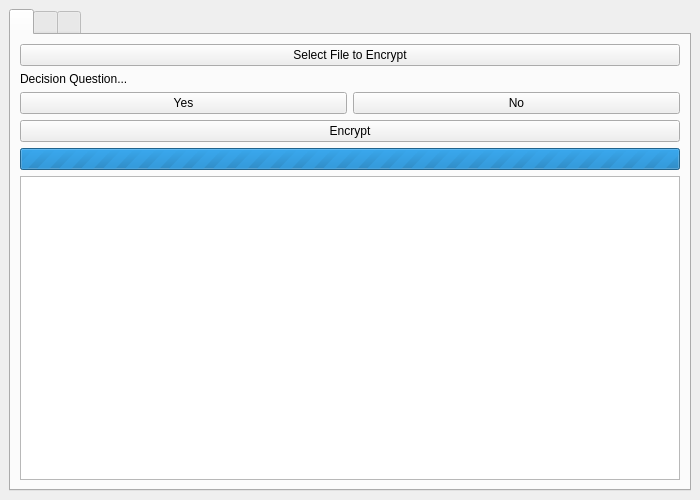
<?xml version="1.0" encoding="UTF-8"?>
<ui version="4.0">
 <class>MainWindow</class>
 <widget class="QMainWindow" name="MainWindow">
  <property name="geometry">
   <rect><x>0</x><y>0</y><width>700</width><height>500</height></rect>
  </property>
  <property name="windowTitle"><string>Secure File Encryption</string></property>
  <widget class="QWidget" name="centralwidget">
   <layout class="QVBoxLayout" name="vLayout">
    <item>
     <widget class="QTabWidget" name="tabWidget">

      <!-- Encrypt Tab -->
      <widget class="QWidget" name="encryptTab">
       <layout class="QVBoxLayout" name="encryptLayout">
        <item>
         <widget class="QPushButton" name="selectFileEncrypt">
          <property name="text"><string>Select File to Encrypt</string></property>
         </widget>
        </item>
        <item>
         <widget class="QLabel" name="questionEncrypt">
          <property name="text"><string>Decision Question...</string></property>
         </widget>
        </item>
        <item>
         <layout class="QHBoxLayout" name="answerButtonsEncrypt">
          <item>
           <widget class="QPushButton" name="yesEncrypt">
            <property name="text"><string>Yes</string></property>
           </widget>
          </item>
          <item>
           <widget class="QPushButton" name="noEncrypt">
            <property name="text"><string>No</string></property>
           </widget>
          </item>
         </layout>
        </item>
        <item>
         <widget class="QPushButton" name="encryptButton">
          <property name="text"><string>Encrypt</string></property>
         </widget>
        </item>
        <item>
         <widget class="QProgressBar" name="progressEncrypt">
          <property name="minimum"><number>0</number></property>
          <property name="maximum"><number>0</number></property>
          <property name="visible"><bool>false</bool></property>
         </widget>
        </item>
        <item>
         <widget class="QTextEdit" name="statusEncrypt">
          <property name="readOnly"><bool>true</bool></property>
         </widget>
        </item>
       </layout>
      </widget>

      <!-- Decrypt Tab -->
      <widget class="QWidget" name="decryptTab">
       <layout class="QVBoxLayout" name="decryptLayout">
        <item>
         <widget class="QPushButton" name="selectFileDecrypt">
          <property name="text"><string>Select File to Decrypt</string></property>
         </widget>
        </item>
        <item>
         <widget class="QPushButton" name="decryptButton">
          <property name="text"><string>Decrypt</string></property>
         </widget>
        </item>
        <item>
         <widget class="QProgressBar" name="progressDecrypt">
          <property name="minimum"><number>0</number></property>
          <property name="maximum"><number>0</number></property>
          <property name="visible"><bool>false</bool></property>
         </widget>
        </item>
        <item>
         <widget class="QTextEdit" name="statusDecrypt">
          <property name="readOnly"><bool>true</bool></property>
         </widget>
        </item>
       </layout>
      </widget>

      <!-- Compare Tab -->
      <widget class="QWidget" name="compareTab">
       <layout class="QVBoxLayout" name="compareLayout">
        <item>
         <layout class="QHBoxLayout" name="compareControls">
          <item>
           <widget class="QPushButton" name="selectFileCompare">
            <property name="text"><string>Select File for Comparison</string></property>
           </widget>
          </item>
          <item>
           <widget class="QPushButton" name="runCompare">
            <property name="text"><string>Run Comparison</string></property>
           </widget>
          </item>
         </layout>
        </item>
        <item>
         <layout class="QFormLayout" name="fileInfoLayout">
          <item row="0" column="0">
           <widget class="QLabel">
            <property name="text"><string>Path:</string></property>
           </widget>
          </item>
          <item row="0" column="1">
           <widget class="QLabel" name="filePathCompare"/>
          </item>
          <item row="1" column="0">
           <widget class="QLabel">
            <property name="text"><string>Size:</string></property>
           </widget>
          </item>
          <item row="1" column="1">
           <widget class="QLabel" name="fileSizeCompare"/>
          </item>
         </layout>
        </item>
        <item>
         <widget class="QTableWidget" name="compareTable">
          <property name="rowCount"><number>2</number></property>
          <property name="columnCount"><number>3</number></property>
         </widget>
        </item>
        <item>
         <widget class="QProgressBar" name="loadingCompare">
          <property name="minimum"><number>0</number></property>
          <property name="maximum"><number>0</number></property>
          <property name="visible"><bool>false</bool></property>
         </widget>
        </item>
        <item>
         <widget class="QLabel" name="statusCompare"/>
        </item>
       </layout>
      </widget>

     </widget>
    </item>
   </layout>
  </widget>
 </widget>
 <resources/>
 <connections/>
</ui>
